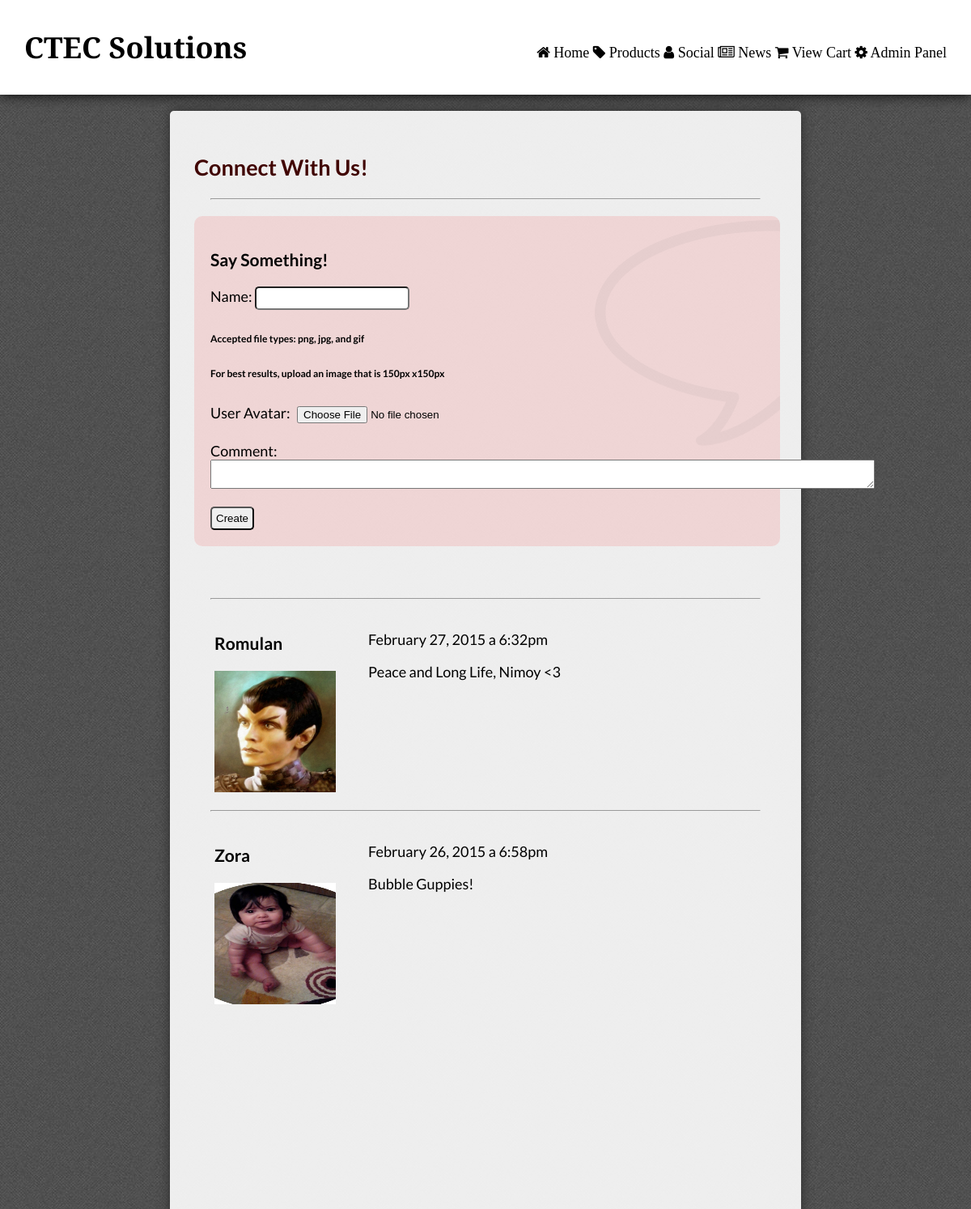
Before: /social.php (upper part) with the older database file.
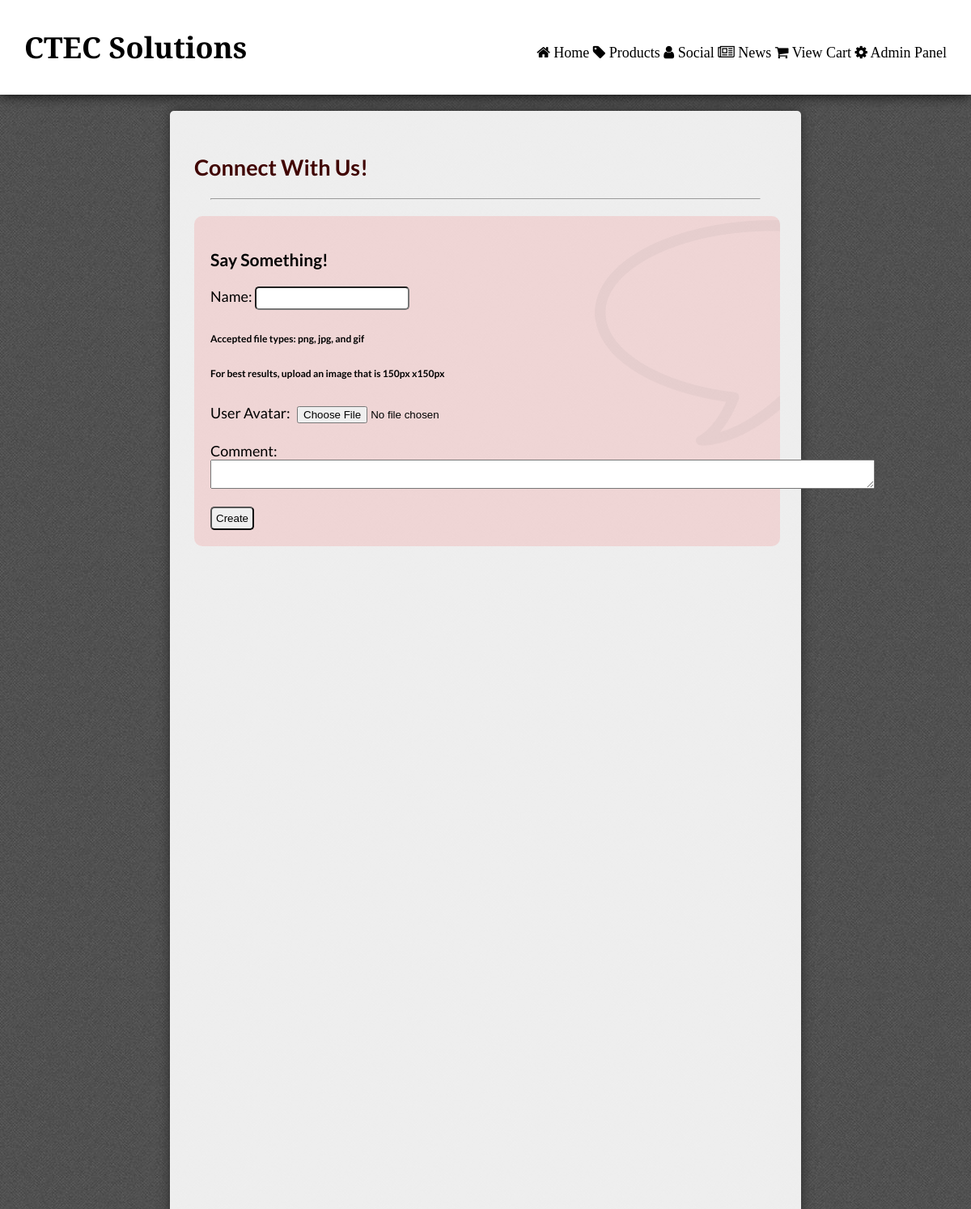
After: the same page with the newer database file.
### tables this page shows
CREATE TABLE IF NOT EXISTS `social` (
  `id` int(11) NOT NULL,
  `name` varchar(60) NOT NULL,
  `avatar` varchar(60) NOT NULL,
  `datetime` varchar(60) NOT NULL,
  `content` varchar(500) NOT NULL
);

### social.php (the view, shortened to what this page needs)
<?php include("inc/header.php"); ?>
<div id="page">
<h2><span id="admin">
   <?php
if($admin==1){
    echo "Editing";
}   ?></span> Connect With Us!</h2>
    <hr/>
    <div id="add">
     <h3>Say Something!</h3>
    <form action="upload_social.php" method="post" enctype="multipart/form-data">
        <p id="n-error">Name:
        <input id="name" type="text" name="name" value="" /> </p>
         <h6>Accepted file types: png, jpg, and gif</h6>
         <h6>For best results, upload an image that is 150px x150px</h6>
    User Avatar:
    <input type="file" name="image" id="fileToUpload"><br/>
         <p id="c-error">Comment: <br/>
    <textarea id="comment" name="content" value="" rows="2" cols="100" maxlength="500"></textarea></p>
      <input type="submit" name="submit" value="Create" />
    </form>
    </div>
 <br/>
 <br/>
  <?php
$q = "SELECT * FROM social ORDER BY id DESC";
$r = @mysqli_query ($connection, $q);
if($r){
foreach($r as $row){
      ?>
      <hr/>
<section class="thumbnail">
<h3><?php echo $row['name']; ?></h3>
<img src="<?php echo $row['avatar']; ?>" alt="User Image"/></section>
<section class="social_content">
 <p><?php echo $row['datetime']; ?></p>
  <p><?php echo $row['content']; ?></p>
   </section>
     <br/>
<br/>
 <?php }
}
?>
</div>
<?php include("inc/footer.php"); ?>

### inc/header.php (shortened to what this page needs)
<?php require_once("functions/session.php");
if(isset($_GET['admin'])){
    if($_GET['admin']==1){
    $admin=1;
    }else{
    $admin=0;
    }
    }else{
    $admin=0;
}
?>
<!DOCTYPE html>
 <html lang="en">
 <head>
     <link rel="stylesheet" href="css/style.css">
    <link rel="stylesheet" href="//maxcdn.bootstrapcdn.com/font-awesome/4.3.0/css/font-awesome.min.css">
 </head>
 <body>
    <header>
  <h1><a href="home.php">CTEC Solutions</a> <span id="admin">
   <?php
if($admin==1){
    echo "Admin";
}   ?></span></h1>
     	<ul>
<li><a href="home.php"><i class="fa fa-home"></i>
 Home</a></li>
<li><a href="products.php"><i class="fa fa-tag"></i>
 Products</a></li>
<li><a href="social.php"><i class="fa fa-user"></i>
 Social</a></li>
<li><a href="news.php"><i class="fa fa-newspaper-o"></i>
 News</a></li>
<li><a href="shopping_cart.php"><i class="fa fa-shopping-cart"></i>
View Cart</a></li>
<li><a href="admin.php"><i class="fa fa-cog"></i>
 Admin Panel</a></li>
       </ul>
    </header>

### inc/footer.php (shortened to what this page needs)
</body>
</html>

### css/style.css (style rules this page uses)
body { background-image: url(../img/tweed.JPG); padding: 0; margin: 0; font-size: 18px; font-family: 'Lato', sans-serif; }
h2 { color: #400300; }
#add { background: rgba(255,0,0,.1); background-image: url(../img/say_something.png); width: 95%; padding: 20px; border-radius: 10px; }
a { color: #394E79; }
hr { clear: both; margin: 20px; }
input { border-radius: 5px; padding: 5px; }
header, footer { font-family: 'Merriweather', serif; color: black; background: white; padding: 10px 30px 10px 30px; margin-bottom: 20px; box-shadow: 0 0 15px black; }
header a { color: black; }
header ul { list-style: none; float: right; position: relative; top: -70px; }
header ul li { display: inline; }
#page, .admin_page { background: rgba(255,255,255,.9); border-radius: 5px; padding: 30px; margin-bottom: 120px; max-width: 1100px; margin: 0 auto; width: 60%; min-height: 1700px; height: auto; box-shadow: 0 0 15px #2C2C2C; }
a { text-decoration: none; }
.thumbnail { float: left; width: 150px; margin-left: 25px; height: 150px; margin-bottom: 20px; }
.thumbnail img { width: 150px; height: 150px; }
.social_content { float: left; margin-left: 20px; padding: 20px; padding-top: 0px; max-width: 60%; margin-bottom: 20px; min-height: 200px; height: auto; }

Changed rows visible on the page:
removed social: name "Romulan", avatar (picture), datetime "February 27, 2015 a 6:32pm", content "Peace and Long Life, Nimoy <3"
removed social: name "Zora", avatar (picture), datetime "February 26, 2015 a 6:58pm", content "Bubble Guppies!"
